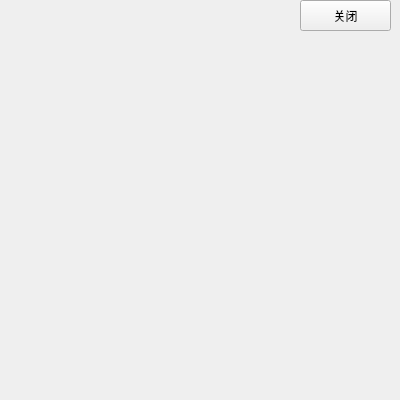
<?xml version="1.0" encoding="UTF-8"?>
<ui version="4.0">
 <class>AnalogClock</class>
 <widget class="QWidget" name="AnalogClock">
  <property name="geometry">
   <rect>
    <x>0</x>
    <y>0</y>
    <width>400</width>
    <height>400</height>
   </rect>
  </property>
  <property name="windowTitle">
   <string>AnalogClock</string>
  </property>
  <widget class="QPushButton" name="pushButton">
   <property name="geometry">
    <rect>
     <x>300</x>
     <y>0</y>
     <width>91</width>
     <height>31</height>
    </rect>
   </property>
   <property name="text">
    <string>关闭</string>
   </property>
  </widget>
 </widget>
 <resources/>
 <connections>
  <connection>
   <sender>pushButton</sender>
   <signal>clicked()</signal>
   <receiver>AnalogClock</receiver>
   <slot>close()</slot>
   <hints>
    <hint type="sourcelabel">
     <x>345</x>
     <y>15</y>
    </hint>
    <hint type="destinationlabel">
     <x>199</x>
     <y>199</y>
    </hint>
   </hints>
  </connection>
 </connections>
</ui>
